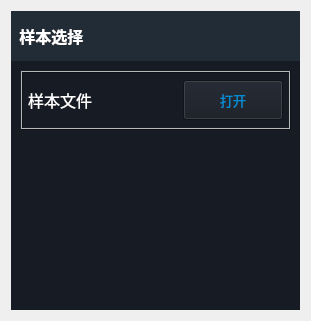
     <widget class="QFrame" name="frame_4">
      <property name="geometry">
       <rect>
        <x>0</x>
        <y>170</y>
        <width>311</width>
        <height>321</height>
       </rect>
      </property>
      <property name="frameShape">
       <enum>QFrame::NoFrame</enum>
      </property>
      <property name="frameShadow">
       <enum>QFrame::Sunken</enum>
      </property>
      <property name="lineWidth">
       <number>1</number>
      </property>
      <property name="midLineWidth">
       <number>0</number>
      </property>
      <layout class="QVBoxLayout" name="verticalLayout">
       <property name="spacing">
        <number>0</number>
       </property>
       <item>
        <widget class="QLabel" name="label_6">
         <property name="sizePolicy">
          <sizepolicy hsizetype="Preferred" vsizetype="Fixed">
           <horstretch>0</horstretch>
           <verstretch>0</verstretch>
          </sizepolicy>
         </property>
         <property name="minimumSize">
          <size>
           <width>0</width>
           <height>50</height>
          </size>
         </property>
         <property name="maximumSize">
          <size>
           <width>16777215</width>
           <height>50</height>
          </size>
         </property>
         <property name="font">
          <font>
           <family>微软雅黑</family>
           <pointsize>12</pointsize>
           <weight>75</weight>
           <bold>true</bold>
          </font>
         </property>
         <property name="styleSheet">
          <string notr="true">color:rgb(255, 255, 255);
background:rgb(34, 44, 54);</string>
         </property>
         <property name="text">
          <string>  样本选择</string>
         </property>
        </widget>
       </item>
       <item>
        <widget class="QWidget" name="widget_5" native="true">
         <property name="styleSheet">
          <string notr="true">background:rgb(22, 27, 36);</string>
         </property>
         <layout class="QVBoxLayout" name="verticalLayout_3">
          <item>
           <widget class="QFrame" name="frame2">
            <property name="sizePolicy">
             <sizepolicy hsizetype="Preferred" vsizetype="Fixed">
              <horstretch>0</horstretch>
              <verstretch>0</verstretch>
             </sizepolicy>
            </property>
            <property name="minimumSize">
             <size>
              <width>0</width>
              <height>60</height>
             </size>
            </property>
            <property name="maximumSize">
             <size>
              <width>16777215</width>
              <height>60</height>
             </size>
            </property>
            <property name="frameShape">
             <enum>QFrame::Box</enum>
            </property>
            <property name="frameShadow">
             <enum>QFrame::Raised</enum>
            </property>
            <property name="lineWidth">
             <number>1</number>
            </property>
            <property name="midLineWidth">
             <number>1</number>
            </property>
            <layout class="QHBoxLayout" name="horizontalLayout_6">
             <property name="leftMargin">
              <number>5</number>
             </property>
             <property name="topMargin">
              <number>1</number>
             </property>
             <property name="rightMargin">
              <number>5</number>
             </property>
             <property name="bottomMargin">
              <number>1</number>
             </property>
             <item>
              <widget class="QLabel" name="label_16">
               <property name="font">
                <font>
                 <family>微软雅黑</family>
                 <pointsize>12</pointsize>
                 <weight>50</weight>
                 <bold>false</bold>
                </font>
               </property>
               <property name="styleSheet">
                <string notr="true">color:rgb(255, 255, 255);</string>
               </property>
               <property name="text">
                <string>样本文件</string>
               </property>
              </widget>
             </item>
             <item>
              <spacer name="horizontalSpacer_9">
               <property name="orientation">
                <enum>Qt::Horizontal</enum>
               </property>
               <property name="sizeHint" stdset="0">
                <size>
                 <width>101</width>
                 <height>20</height>
                </size>
               </property>
              </spacer>
             </item>
             <item>
              <widget class="QPushButton" name="openBtn">
               <property name="minimumSize">
                <size>
                 <width>100</width>
                 <height>40</height>
                </size>
               </property>
               <property name="font">
                <font>
                 <family>微软雅黑</family>
                 <pointsize>10</pointsize>
                 <weight>50</weight>
                 <bold>false</bold>
                </font>
               </property>
               <property name="styleSheet">
                <string notr="true">background-color:rgb(22, 27, 36);
color:rgb(0, 141, 212);</string>
               </property>
               <property name="text">
                <string>打开</string>
               </property>
              </widget>
             </item>
            </layout>
           </widget>
          </item>
          <item>
           <widget class="ProgressBarRound" name="roundBar1" native="true"/>
          </item>
         </layout>
        </widget>
       </item>
      </layout>
     </widget>
